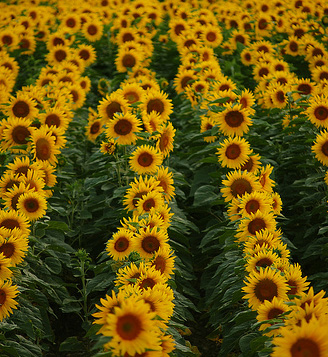
#> input picture 02/images/flowers.png, 328 x 357 px
$ jupyter execute task_2_good.ipynb
#> lines starting #> are read from the running program, lines starting #| are printed output that depends on the picture; after the words box and inside, x2 and y2 are one past the last pixel; in counts of white or black regions, pixels touching at a corner belong together
[cell 1]
import numpy as np
import matplotlib.pyplot as plt
from skimage import io, color, img_as_ubyte, feature
import scipy
import cv2

[cell 2]
# definitions

def gaussian_2d(x, y, A=1, x0=0, y0=0, sigma=1):
    return A * np.exp(-( (x - x0)**2 / (2 * sigma**2) + (y - y0)**2 / (2 * sigma**2)))

def laplacian_2d(sigma=1):
    #scale = int(12 * sigma)
    #x, y = np.meshgrid(np.linspace(-5, 5, scale), np.linspace(-5, 5, scale))

    n = np.ceil(sigma*6)
    y,x = np.ogrid[-n//2:n//2+1,-n//2:n//2+1]

    return -(1/(np.pi*sigma**4)) * (1- ((x**2 + y**2) / (2*sigma**2))) * np.exp(-(x**2+y**2)/(2*sigma**2))

[cell 3]
def draw_circles(img, blobs, cmap='CMRmap'):
    # the raius is approximate sqrt(2)*sigma

    sigma = 1
    k = np.sqrt(2)

    fig, ax = plt.subplots(1, 1, figsize=(10, 10))
    ax.imshow(img, cmap=cmap)
    for blob in blobs:
        y, x, r = blob
        c = plt.Circle((x, y), r*np.sqrt(2), color='white', linewidth=2, fill=False)
        ax.add_patch(c)

    return fig, ax

[cell 4]
def draw_circles_multi(img, coordinates, cmap='CMRmap'):

    fig, ax = plt.subplots(1, len(coordinates), figsize=(20, 20))

    for i, coordinate in enumerate(coordinates):
        ax[i].imshow(img, cmap=cmap)
        for blob in coordinate:
            y, x, r = blob
            c = plt.Circle((x, y), r*np.sqrt(2), color='red', linewidth=1.2, fill=False)
            ax[i].add_patch(c)


    return fig, ax

[cell 5]
# Read image
img = io.imread('../images/flowers.png')
#> img is the input picture: shape (357, 328, 3); mean R, G, B 104.4, 83.8, 10.8

# Convert to grayscale
img_gray = color.rgb2gray(img)
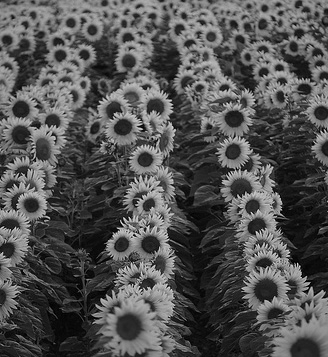
#> img_gray: shape (357, 328) float64; min 0, max 0.925, mean 0.325

[cell 6]
def log_image(img_gray, n_kernels=9):

    """
    :param img: input image HAS TO BE GRAYSCALE (or single channel)
    :param min_sigma: minimum sigma value
    :param max_sigma: maximum sigma value
    :param steps: number of steps
    :return: log image
    """
#> called with n_kernels = 7

    k = np.sqrt(2)
    sigma = 1

    kernels = []
    log_images = []
    sigma_list = []

    for i in range(0,n_kernels):
        sigma_curr = sigma * k**i
        sigma_list.append(sigma_curr)

        kernel_log = laplacian_2d(sigma=sigma_curr)
        kernels.append(kernel_log)

        log_image = scipy.signal.convolve2d(img_gray, kernel_log, mode='same', boundary='symm')
        log_images.append(log_image)
#> this loop made 7 passes
#> pass 1, in log_image, `log_image = scipy.signal.convolve2d(img_gray, kernel_log, mode='same',..`:
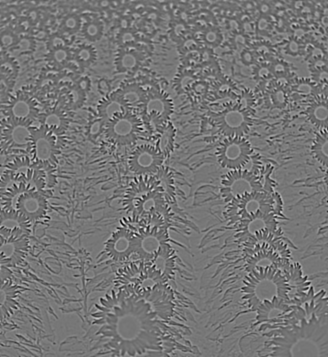
#> log_image: shape (357, 328) float64; min -0.342, max 0.39, mean -0.00266; drawn with min black and max white
#> pass 2, in log_image, `log_image = scipy.signal.convolve2d(img_gray, kernel_log, mode='same',..`:
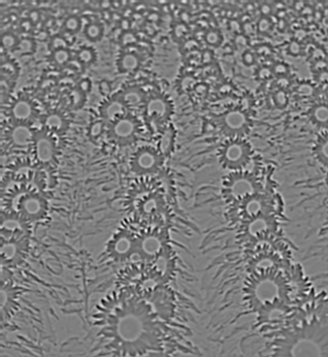
#> log_image: shape (357, 328) float64; min -0.149, max 0.15, mean -0.00246; drawn with min black and max white
#> pass 3, in log_image, `log_image = scipy.signal.convolve2d(img_gray, kernel_log, mode='same',..`:
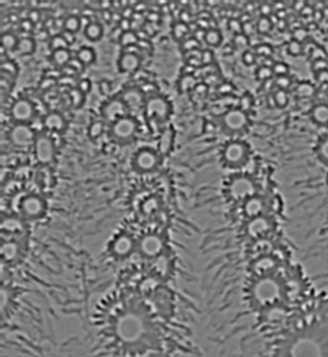
#> log_image: shape (357, 328) float64; min -0.0658, max 0.0691, mean -0.00119; drawn with min black and max white
#> after the loop, kernels = 7 items; log_images = 7 items; sigma_list = [1, 1.41, 2, 2.83, 4, 5.66, 8]

    log_images_np = np.array(log_images)

    # plot the kernels
    fig, axs = plt.subplots(1, n_kernels, figsize=(20, 20))
    for i in range(n_kernels):
        axs[i].imshow(kernels[i], cmap='gray')
        axs[i].set_title('sigma: {}' + str(sigma_list[i]))
        axs[i].set_title('sigma: {:.5f}'.format(sigma_list[i]))

    # plot the log images
    fig, axs = plt.subplots(1, n_kernels, figsize=(20, 20))
    for i in range(n_kernels):
        axs[i].imshow(log_images[i], cmap='gray')
        axs[i].set_title('sigma: {:.2f} + {:.2f} {:.2f}'.format(sigma_list[i], max(log_images[i].flatten()), min(log_images[i].flatten())))

    # threshold the log images
    log_images_thresholded = []
    fig, axs = plt.subplots(1, n_kernels, figsize=(20, 20))
    for i in range(np.shape(log_images_np)[0]):
        log_image_thresholded = np.zeros_like(log_images[i])
        log_image_thresholded[log_images[i] >= max(log_images[i].flatten())-(0.5 * max(log_images[i].flatten()))] = 1
        log_images_thresholded.append(log_image_thresholded)
        axs[i].imshow(log_images_thresholded[i], cmap='gray')
        axs[i].set_title('sigma: {:.2f} + {:.2f} - {:.2f}'.format(sigma_list[i],  max(log_image_thresholded.flatten()), min(log_image_thresholded.flatten())))
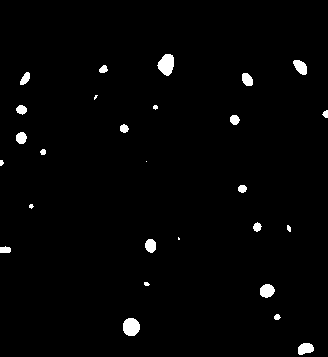
#> log_image_thresholded: shape (357, 328) float64; values 0 (black) and 1 (white), 1.8% white; 27 white regions (7 under 20 px), largest, box (x1, y1, x2, y2) and area: (157, 54, 174, 76) 266, (123, 318, 140, 336) 249, (260, 284, 275, 298) 161
#> after the loop, log_images_thresholded = 7 items


    """
    # plot edges
    fig, axs = plt.subplots(1, n_kernels, figsize=(20, 20))
    for i in range(np.shape(log_images_np)[0]):
        print(min(log_images[i].flatten()), max(log_images[i].flatten()))
        edge = np.zeros_like(log_images[i])

        # find elements that are crossing the zero
        edge[log_images[i] >= 0] = 1
        edge[log_images[i] >= 0.2] = 0
        edge[log_images[i] < 0] = 0

        axs[i].imshow(edge, cmap='gray')
        axs[i].set_title('sigma: {:.5f}'.format(sigma_list[i]))
    """

    return log_images_np, kernels, np.array(log_images_thresholded), sigma_list

[cell 7]
images_log, kernels, log_image_thresholded, sigma_list = log_image(img_gray, 7)
#> kernels = 7 items; sigma_list = [1, 1.41, 2, 2.83, 4, 5.66, 8]
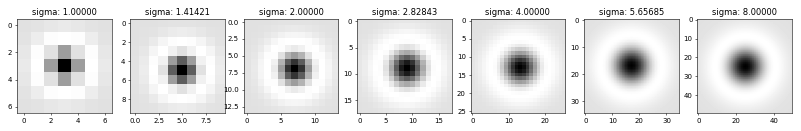
#> figure drawn by matplotlib, 7 panels
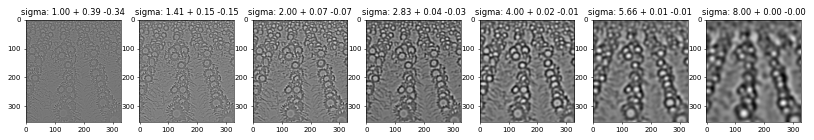
#> figure drawn by matplotlib, 7 panels
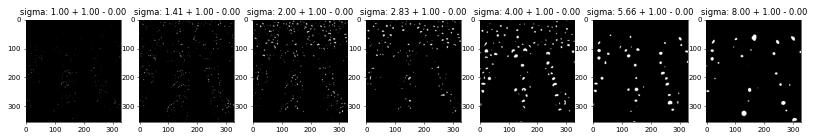
#> figure drawn by matplotlib, 7 panels

[cell 8]
def detect_blob(log_images_np, k = np.sqrt(2), sigma = 1):

    #threshold = 0.33
#> called with log_images_np = array of shape (7, 357, 328), k = 1.41, sigma = 1
    co_ordinates = []

    print(log_images_np[0].shape)
#| (357, 328)
    (h,w) = log_images_np[0].shape
#> h = 357; w = 328

    co_ordinates = [[] for i in range(log_images_np.shape[0])]
#> co_ordinates = [[], [], [], [], [], [], []]

    size = 7

    for i in range(1,h-size, size):
        for j in range(1, w-size, size):
            slice_img = log_images_np[:,i-1:i+size-1,j-1:j+size-1]
            result = np.amax(slice_img) # finding the maximum
            threshold = max(slice_img.flatten()) - 0.01*max(slice_img.flatten())
            #threshold = max(log_images_np[0].flatten())-(0.5 * max(log_images_np[0].flatten()))
            #threshold = 0.08
            if result > threshold:
                z,x,y = np.unravel_index(np.argmax(slice_img), slice_img.shape)
                co_ordinates[z].append((i+x-1,j+y-1,(k**z)*sigma))

    return co_ordinates

def non_max_suppression(blobs):

    #todo

    pass

[cell 9]
coordinates = detect_blob(log_image_thresholded)
#> coordinates = 7 items

for i in range(len(coordinates)):
    print(len(coordinates[i]))

[cell 10]
draw_circles_multi(img, coordinates)
#> the loop in draw_circles_multi, `for i, coordinate in enumerate(coordinates):` made 7 passes
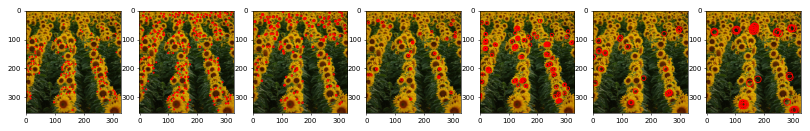
#> figure drawn by matplotlib, 7 panels

[cell 11]
# reshaping the array to 1D
# concat the coordinates
coordinates_1d = []

for i in range(len(coordinates)):
    coordinates_1d += coordinates[i]
#> after the loop, coordinates_1d = 791 items, first 6: (24, 295, 1), (48, 130, 1), (45, 312, 1), (57, 261, 1), (62, 267, 1), (68, 189, 1)

print(len(coordinates_1d))
#| 791

[cell 12]
draw_circles(img, coordinates_1d)
#> the loop in draw_circles, `for blob in blobs:` made 791 passes
#> (blob, y, x) on passes 1 to 3: ((24, 295, 1), 24, 295), ((48, 130, 1), 48, 130), ((45, 312, 1), 45, 312)
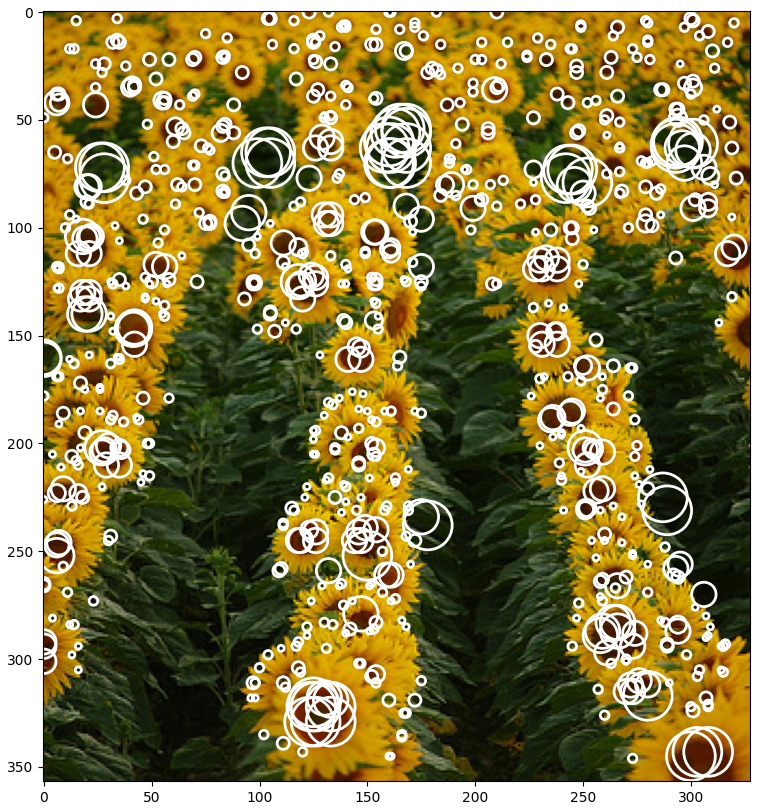
#> figure drawn by matplotlib, 1 panel
